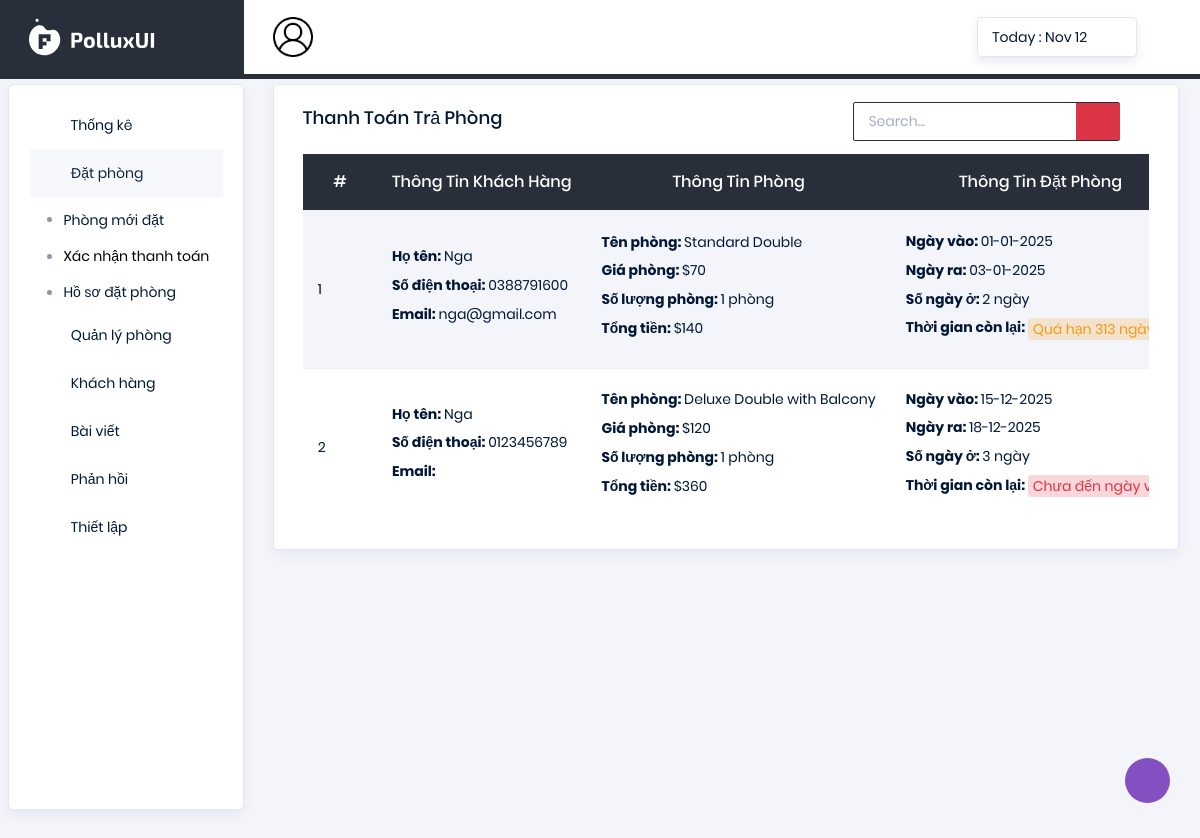
Screenshot of /admin/xacnhanthanhtoan.php with the database file from the repository.
### tables this page shows
CREATE TABLE `booking` (
  `id` int(11) NOT NULL,
  `idUser` varchar(255) NOT NULL,
  `name` varchar(255) NOT NULL,
  `phone` varchar(10) NOT NULL,
  `email` varchar(255) NOT NULL,
  `address` varchar(255) NOT NULL,
  `idRoom` int(11) NOT NULL,
  `price` int(10) NOT NULL,
  `quantity` int(2) NOT NULL,
  `date-in` varchar(255) NOT NULL,
  `date-out` varchar(255) NOT NULL,
  `nights` int(2) NOT NULL,
  `total` int(11) NOT NULL,
  `thanhToan` int(10) NOT NULL,
  `timeBooking` varchar(255) NOT NULL,
  `timeHuy` varchar(255) NOT NULL,
  `timeThanhToan` varchar(255) NOT NULL,
  `status` int(1) NOT NULL
);

CREATE TABLE `room` (
  `id` int(10) NOT NULL,
  `name` varchar(255) NOT NULL,
  `numberRoom` varchar(100) NOT NULL,
  `detail` text NOT NULL,
  `image` varchar(255) NOT NULL,
  `price` int(50) NOT NULL,
  `quantity` int(2) NOT NULL,
  `star` float NOT NULL,
  `size` int(2) NOT NULL,
  `bed` varchar(255) NOT NULL,
  `adult` int(1) NOT NULL,
  `children` int(1) NOT NULL,
  `status` int(1) NOT NULL,
  `id_category` int(10) NOT NULL
);

### admin/xacnhanthanhtoan.php (the view, shortened to what this page needs)
<!DOCTYPE html>
<html lang="en">
<head>
</head>
<body>
    <div class="container-scroller" style="margin-top: -21px;">
        <?php include "header.php" ?>
        <div class="container-fluid page-body-wrapper" style="margin-top: 75px;">
            <?php include "sidebar.php" ?>
            <div class="main-panel">
                <div class="content-wrapper">
                    <div class="row">
                        <div class="col-lg-12 grid-margin stretch-card">
                            <div class="card">
                                <div class="card-body">
                                    <nav style="margin-top: -20px; background-color: white;" class=" navbar-breadcrumb col-xl-12 col-12 d-flex flex-row p-0">
                                        <div class="navbar-links-wrapper d-flex align-items-stretch">
                                            <h3 class="card-title" style="margin-top: 20px;">Thanh Toán Trả Phòng</h3>
                                        </div>
                                        <div class="navbar-menu-wrapper d-flex align-items-center justify-content-end">
                                            <ul class="navbar-nav navbar-nav-right">
                                                <li class="nav-item nav-search d-none d-md-block mr-0">
                                                    <div class="input-group" style="border: 1px solid #282f3a;">
                                                        <input type="text" class="form-control timkiem" placeholder="Search..." aria-label="search" aria-describedby="search">
                                                        <div class="input-group-prepend">
                                                            <span class="input-group-text" id="search">
                                                                <i class="typcn typcn-zoom"></i>
                                                            </span>
                                                        </div>
                                                    </div>
                                                </li>
                                            </ul>
                                        </div>
                                    </nav>
                                    <div class="table-responsive">
                                        <table class="table table-striped project-orders-table">
                                            <thead>
                                                <tr>
                                                    <th>#</th>
                                                    <th>Thông Tin Khách Hàng</th>
                                                    <th>Thông Tin Phòng</th>
                                                    <th>Thông Tin Đặt Phòng</th>
                                                </tr>
                                            </thead>
                                            <tbody class="danhsach">
                                                <?php
                                                $result = mysqli_query($conn, "SELECT * FROM booking ORDER BY id DESC ");
                                                $i = 1;
                                                while ($row = mysqli_fetch_array($result)) {
                                                    if ($row['status'] == 3) {
                                                        $result2 = mysqli_query($conn, "SELECT * FROM room WHERE id = " . $row['idRoom']);
                                                        $row2 = mysqli_fetch_assoc($result2);
                                                ?>
                                                        <tr>
                                                            <td><?php echo $i ?></td>
                                                            <td>
                                                                <p><b>Họ tên: </b><?php echo $row['name'] ?></p>
                                                                <p><b>Số điện thoại: </b><?php echo $row['phone'] ?></p>
                                                                <p><b>Email: </b><?php echo $row['email'] ?></p>
                                                            </td>
                                                            <td>
                                                                <p><b>Tên phòng: </b><?php echo $row2['name'] ?></p>
                                                                <p><b>Giá phòng: </b>$<?php echo $row['price'] ?></p>
                                                                <p><b>Số lượng phòng: </b><?php echo $row['quantity'] ?> phòng</p>
                                                                <p><b>Tổng tiền: </b>$<?php echo $row['total'] ?></p>
                                                            </td>
                                                            <td>
                                                                <p><b>Ngày vào: </b><?php echo date("d-m-Y", strtotime($row['date-in'])) ?></p>
                                                                <p><b>Ngày ra: </b><?php echo date("d-m-Y", strtotime($row['date-out'])) ?></p>
                                                                <p><b>Số ngày ở: </b><?php echo $row['nights'] ?> ngày</p>
                                                                <p><b>Thời gian còn lại: </b>
                                                                    <?php
                                                                    $checkInDate = strtotime($row['date-in']);
                                                                    $currentTime = time();
                                                                    if ($checkInDate !== false) {
                                                                        if ($currentTime >= $checkInDate) {
                                                                            $daysPassed = floor(($currentTime - $checkInDate) / (60 * 60 * 24));
                                                                            $daysLeft = $row['nights'] - $daysPassed;
                                                                            if ($daysLeft > 0) {
                                                                                echo '<span class="btn btn-inverse-success btn-fw tags">Còn lại ' . $daysLeft . ' ngày</span>';
                                                                            } else {
                                                                                echo '<span class="btn btn-inverse-warning btn-fw tags">Quá hạn ' . abs($daysLeft) . ' ngày</span>';
                                                                            }
                                                                        } else {
                                                                            echo '<span class="btn btn-inverse-danger btn-fw tags">Chưa đến ngày vào</span>';
                                                                        }
                                                                    } else {
                                                                        echo '<span class="btn btn-inverse-danger btn-fw tags">Ngày không hợp lệ</span>';
                                                                    }
                                                                    ?>
                                                                </p>
                                                            </td>
                                                        </tr>
                                                <?php $i++;
                                                    }
                                                } ?>
                                            </tbody>
                                        </table>
                                    </div>
                                </div>
                            </div>
                        </div>
                    </div>
                </div>
            </div>
        </div>
        <?php
        include "footer.php" ?>
</body>
</html>

### admin/css/vertical-layout-light/new-style.css (style rules this page uses)
.tags { padding: 3px 4px !important; }
.table-responsive { overflow-y: auto; max-height: 534px; }
.table-striped thead { position: sticky; top: 0; background-color: white; z-index: 1; }
.navbar-breadcrumb { margin-top: -20px; background-color: white; }
.table-striped { text-align: center; }
.table-striped td { text-align: justify; }

### rows the page displays
booking: name "Nga", phone "0388791600", email "nga@gmail.com", idRoom.name "Standard Double", price "70", quantity "1", total "140", date "01-01-2025", date "03-01-2025", nights "2"
booking: name "Nga", phone "0123456789", idRoom.name "Deluxe Double with Balcony", price "120", quantity "1", total "360", date "15-12-2025", date "18-12-2025", nights "3", shows "Chưa đến ngày…"
